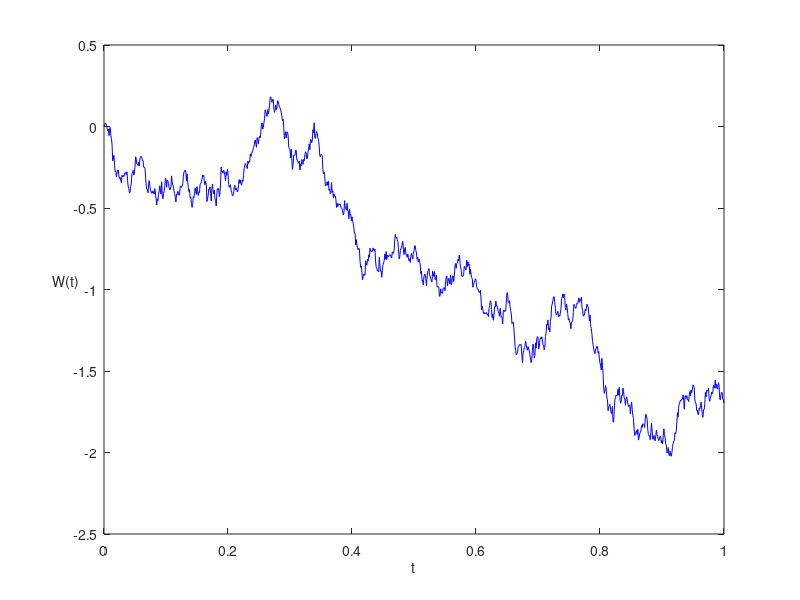

This figure's MATLAB source:
randn('state',200) % set the state of randn
T = 1; N = 1000; dt = T/N;
dW = zeros(1,N); % preallocate arrays ...
W = zeros(1,N); % for efficiency
dW(1) = sqrt(dt)*randn; % first approximation outside the loop ...
W(1) = dW(1); % since W(0) = 0 is not allowed
for j = 2:N
dW(j) = sqrt(dt)*randn; % general increment
W(j) = W(j-1) + dW(j);
end
plot(0:dt:T,[0,W],'b-') % plot W against t
xlabel('t','FontSize',10)
ylabel('W(t)','FontSize',10,'Rotation',0)
